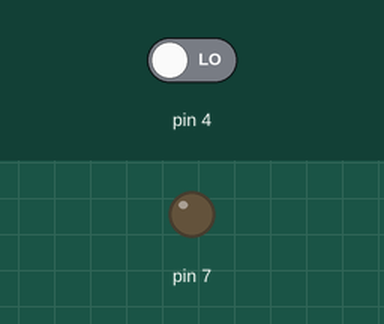
Bench run of a sketch on a simulated Arduino Uno, built with avr-gcc and run on an emulated ATmega328P. On the bench: output pins drawn as LEDs (lit = HIGH). The inputs (shaded band) are chosen by the test bench; at power-on: pin 4 LOW. The modem accepts every AT command (registered, SIM ready, sends succeed) and sends nothing else; what the sketch prints to the serial monitor is not drawn.

Above: at 1.3 s.
1.4 s: pin 4 driven HIGH
At 2.5 s:
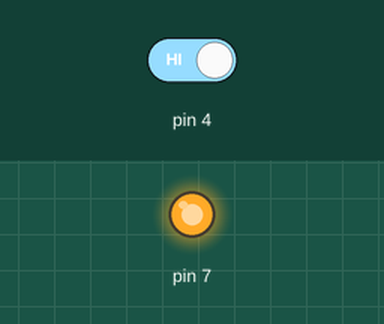
2.9 s: pin 4 driven LOW
At 4.8 s:
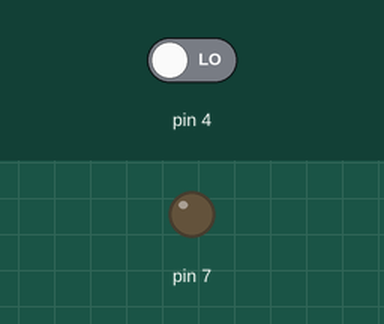
Timing chart, 0 to 6.3 s (numbered marks = the images above; inputs shaded):
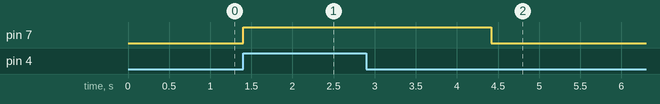

Measured:
- after the input at 1.4 s, pin 7: LOW → HIGH at once
- after the input at 2.9 s, pin 7: HIGH → LOW after 1.5 s

The sketch:

GateKeeper.ino
```cpp
#include <SoftwareSerial.h>
#include <EEPROM.h>
SoftwareSerial mySerial(PD2, PD3);//rx, tx
SoftwareSerial bluetooth(PD6,PD5 ); // RX, TX

//2 rx of arduinto -> tx of SIM module
//3 tx of arduinto -> tx of SIM  module
char epromPhoneNo[10];
String epromPhoneNoStr = "";
char callerID_phone_number[13];
boolean incommingIDFound = false;
String phoneNo;
  void setup()
{
  pinMode(PD7,OUTPUT );
  digitalWrite(PD7, LOW);
  pinMode(PD4, INPUT);
  /*pinMode(PD5, OUTPUT);
  pinMode(PD6, OUTPUT);
  digitalWrite(PD6, LOW);*/
  mySerial.begin(9600);   // Setting the baud rate of GSM Module
   bluetooth.begin(9600);
  Serial.begin(9600);    // Setting the baud rate of Serial Monitor (Arduino)
  delay(100);
  Serial.print("Welcome By GateKeeper. I will use phone no ");
 // sendATcommand("AT+CMGD=1,1", "AT+CMGD=1,1", 1000); //Delete all SMS
 // Serial.println("All SMS deleted");
  for (int i=0;i<10;i++){
     epromPhoneNo[i] =  EEPROM.read(i);
  }
   String str(epromPhoneNo);
    epromPhoneNoStr = str;
 Serial.println(epromPhoneNoStr);
  //waitForIncommingCall();
  //readMasterPhoneNoFromSMS();

}

void readMasterPhoneNoFromSMS(){


  unsigned long waitForCallerID = 120000;
  while (!incommingIDFound && ( millis() < waitForCallerID )){
     readLatestSMS();
  }

   if (incommingIDFound){
    Serial.print("Caller ID  ");


   }
}
void waitForIncommingCall(){
  sendATcommand("AT+CLIP=1", "AT+CLIP=1", 1000);

  unsigned long waitForCallerID = 120000;
  while (!incommingIDFound && ( millis() < waitForCallerID )){
     getCallerID();
  }

   if (incommingIDFound){
    Serial.print("Caller ID  ");

    String phoneIDString(callerID_phone_number);
    phoneIDString = phoneIDString.substring(0,13);
    String str(epromPhoneNo);
    epromPhoneNoStr = str;
    epromPhoneNoStr = epromPhoneNoStr.substring(0,13);
    Serial.println(phoneIDString);
      if ( !phoneIDString.equalsIgnoreCase(epromPhoneNoStr) ){
       for (int i=0;i<13;i++){
         EEPROM.write(i, callerID_phone_number[i]);
       }
       /*for (int i =0;i< 5;i++){
           digitalWrite(PD5, HIGH);
          delay(500);
          digitalWrite(PD5, LOW);
          delay(500);
       }*/
       epromPhoneNoStr = phoneIDString;

      }else {
         Serial.println("No need to store in eprom ");
      }

   }

}
void readLatestSMS() {
  int8_t answer;
  char SMS[100];
  int x;
String completeSMS ="";
 answer = sendATcommand("AT+CMGR=1", "AT+CMGR=1", 5000);    // reads the first SMS
    if (answer == 1)
    {
       Serial.println("Reading SMS now");
        answer = 0;
        while(mySerial.available() == 0);
        // this loop reads the data of the SMS
        Serial.println("Reading bytes");
        do{
            // if there are data in the UART input buffer, reads it and checks for the asnwer
            if(mySerial.available() > 0){

                SMS[x] = mySerial.read();
                x++;
                if (x>=sizeof(SMS)){
                  completeSMS += SMS;
                  memset(SMS, '\0', sizeof(SMS));
                  x=0;
                }
                // check if the desired answer (OK) is in the response of the module
                if (strstr(SMS, "OK") != NULL)
                {
                    answer = 1;
                    completeSMS += SMS;
                }
            }
            delay(100);
        }while(answer == 0);    // Waits for the asnwer with time out

        //SMS[x] = '\0';

        Serial.print(completeSMS);

        Serial.println("--------End of program--------");
        incommingIDFound = true;

    }
    else
    {
        Serial.print("error ");
        Serial.println(answer, DEC);
    }


}

void getCallerID() {
int8_t answer;

char received[15];

  //program is allways waiting for a +CLIP to confirm a call was received
  //it will receive a +CLIP command for every ring the calling phone does
  while (answer = sendATcommand("ID", "+CLIP:", 2000)) {
    //answer is 1 if sendATcommand detects +CLIP
    if (answer == 1)
    {
      Serial.println("Incoming call - store number");

      for (int i = 0; i < 15; i++) {

        //read the incoming byte:mySerial.available()
        while (mySerial.available() == 0)
        {
          delay (50);
        }
        //stores phone number
        received[i] = mySerial.read();
         Serial.print( received[i]);
      }
      Serial.flush();
      byte j = 0;
      //phone number comes after quotes (") so discard all bytes until find'em
      while (received[j] != '"') j++;
      j++;
      for (byte i = 0; i < 13; i++) {
        callerID_phone_number[i] = received[i + j];
      }
       incommingIDFound = true;

    }


  }

}
void loop(){
  //Check if user wants to upadte phione no in eprom via bluetooth
   if (bluetooth.available()) {
    String  c  = bluetooth.readStringUntil('\n');
    if(c.indexOf("UPDATE") >=0){
       epromPhoneNoStr = c.substring(c.indexOf("UPDATE")+6);
      epromPhoneNoStr.trim();
      if (epromPhoneNoStr.length() > 10){
         epromPhoneNoStr = epromPhoneNoStr.substring(0,10);
      }

      char epromPhoneNoChar[11];
      epromPhoneNoStr.toCharArray(epromPhoneNoChar, 11) ;
      for (int i=0;i<10;i++){
         EEPROM.write(i,epromPhoneNoChar[i]);
         bluetooth.print(epromPhoneNoChar[i]);
       }
       bluetooth.println("Now I will use "+epromPhoneNoStr+" to make a call" );
    }else {
       bluetooth.println("I will use "+epromPhoneNoStr+" to make a call" );
    }
   }else {
     //bluetooth.println("I will use "+epromPhoneNoStr+" to make a call" );
   }


  if (digitalRead(PD4)){
    digitalWrite(PD7, HIGH);
    Serial.println("Making a call ");
    //Send Hign on PD1 of ESP8266
    Call();

    //digitalWrite(PD5, HIGH);
    delay(2000);
    //digitalWrite(PD5, LOW);


  }else {
    digitalWrite(PD7, LOW);
  }
}

 void Call()
{


  /*int8_t answer=  sendATcommand("AT+CPBR=1", "+CPBR: 1,\"", 2000);  // Read no from SIM memory

  if (answer == 1){
    readNumber();

  }*/
  Serial.print("Phone No: ");
  if (epromPhoneNoStr.length() >=13){
     phoneNo = epromPhoneNoStr.substring(3);
  }else if (epromPhoneNoStr.length() ==10 ){
    phoneNo = epromPhoneNoStr;
  }

   Serial.println(phoneNo);
  if (phoneNo.length() == 10){
    String callCmd = "ATD"+phoneNo+";";
    mySerial.println(callCmd); // AT Command to make a call
    Serial.print(" Call cammand is ");
     Serial.println(callCmd);
  }else {

    mySerial.println("ATD9216411835;"); // AT Command to make a call
  }


  delay(1000);
  if (mySerial.available()>0)
   Serial.print("Response from serial");
   Serial.println(mySerial.read());
 }

 void readNumber(){
  char SMS_INPUT[10];
  int x;
  String completeSMS ="";
         int8_t answer = 0;
        while(mySerial.available() == 0);
        // this loop reads the data of the SMS
        do{
            // if there are data in the UART input buffer, reads it and checks for the asnwer
            if(mySerial.available() > 0){
                SMS_INPUT[x] = mySerial.read();
                x++;
                if (x>=sizeof(SMS_INPUT)){
                  completeSMS += SMS_INPUT;
                  memset(SMS_INPUT, '\0', sizeof(SMS_INPUT));
                  x=0;
                }
                // check if the desired answer (OK) is in the response of the module
                if (strstr(SMS_INPUT, "\"") != NULL)
                {
                    answer = 1;
                    completeSMS += SMS_INPUT;
                }
            }
        }while(answer == 0);    // Waits for the asnwer with time out

        //SMS[x] = '\0';
        completeSMS = completeSMS.substring(0,10);
       phoneNo=  completeSMS;


 }

 int8_t sendATcommand(char* ATcommand, char* expected_answer, unsigned int timeout){

    uint8_t x=0,  answer=0;
    char response[1000];
    unsigned long previous;

    memset(response, '\0', sizeof(response));    // Initialice the string

    delay(100);

    while( mySerial.available() > 0){
      mySerial.read();    // Clean the input buffer
    }

    mySerial.println(ATcommand);    // Send the AT command


        x = 0;
    previous = millis();

    // this loop waits for the answer
    do{
        // if there are data in the UART input buffer, reads it and checks for the asnwer
        if(mySerial.available() != 0){
            response[x] = mySerial.read();
            x++;
            // check if the desired answer is in the response of the module
            if (strstr(response, expected_answer) != NULL)
            {
                answer = 1;

              //Serial.println(response);
            }else {
             /*  Serial.print("Expected : ");
             Serial.println(expected_answer);
             Serial.print("AT command Answer : ");
              Serial.println(response);*/


            }
        }
        // Waits for the asnwer with time out
    }while((answer == 0) && ((millis() - previous) < timeout));
   /* Serial.println("-------------------");
            Serial.print("Answer : ");
              Serial.println(response);
               Serial.print("Expected : ");
              Serial.println(expected_answer);
              Serial.println("-------------------");    */
    return answer;
}
```
